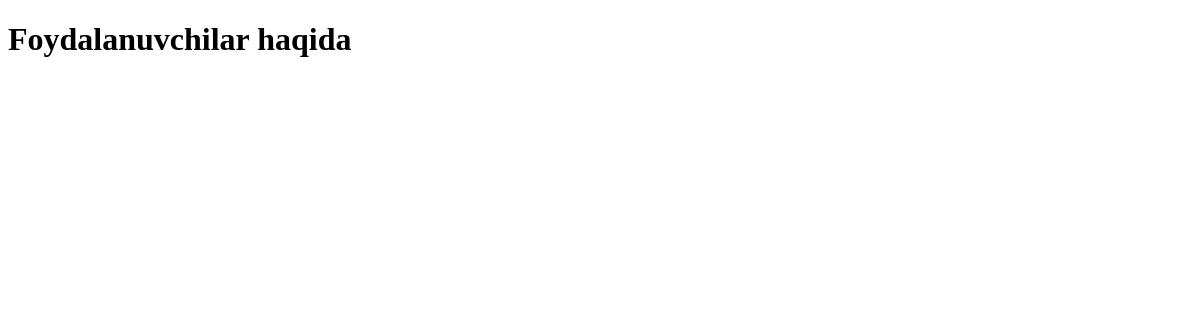
The page /people/ on the database as committed earlier.
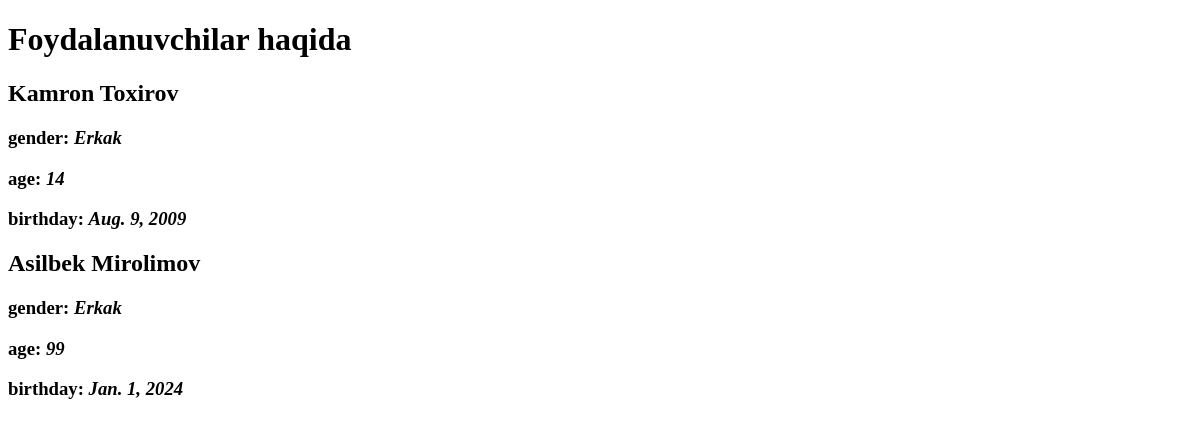
The same page on the database as committed later.
### home/models.py (models this page shows, shortened)
class User(models.Model):
    name = models.CharField(max_length=50, null=False)
    surname = models.CharField(max_length=50, null=False)
    gender = models.CharField(max_length=10 ,null=False)
    hobby = models.CharField(max_length=100, null=False)
    birthday = models.DateField(null=False)
    age = models.IntegerField(null=False)

### home/views.py (the view)
# urls.py: path('people/', odamlar, name="blog_list")
def odamlar(request):
    users = User.objects.all()
    context = {
        "users": users
    }
    return render(request, template_name="templates/odamlar_sahifa.html", context=context)

### templates/odamlar_sahifa.html (shortened to what this page needs)
<!DOCTYPE html>
<html lang="en">
<head>
</head>
<body>
    <h1>Foydalanuvchilar haqida</h1>
    {% for user in users %}
    <h2>{{ user.name }} {{ user.surname }}</h2>
    <h3>
        gender: <i> {{ user.gender}} </i>
    </h3>
    <h3>
        age: <i>{{ user.age }}</i>
    </h3>
    <h3>
        birthday: <i>{{user.birthday}}</i>
    </h3>
    {% endfor %}
</body>
</html>

Rows that differ between the two databases and show on the page:
added User: name "Kamron", surname "Toxirov", gender "Erkak", age "14", birthday "Aug. 9, 2009"
added User: name "Asilbek", surname "Mirolimov", gender "Erkak", age "99", birthday "Jan. 1, 2024"
